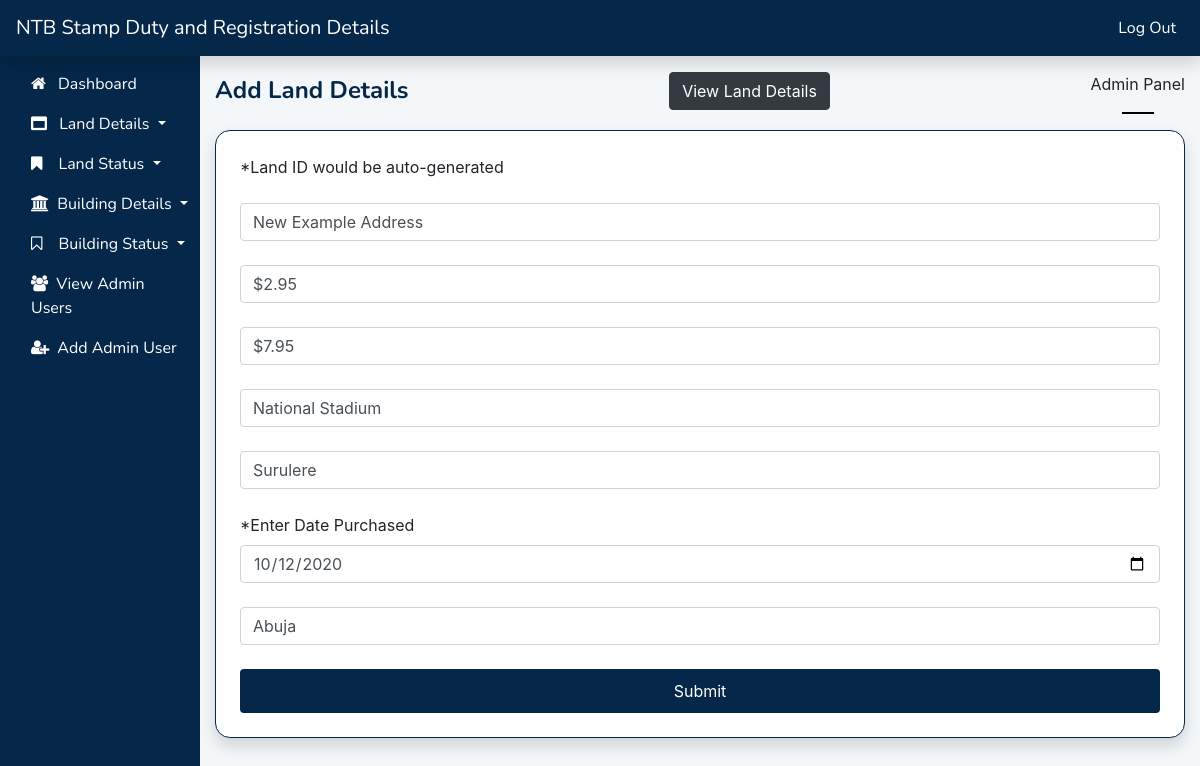
The app's page /addland.php?id=1 (signed in) with its own data.
### tables this page shows
CREATE TABLE `land_details` (
  `id` int(11) NOT NULL,
  `land_id` varchar(255) NOT NULL,
  `address` varchar(255) NOT NULL,
  `cost_when_purchased` varchar(255) NOT NULL,
  `cost_at_present` varchar(255) NOT NULL,
  `landmark` varchar(255) NOT NULL,
  `area` varchar(255) NOT NULL,
  `date_purchased` date NOT NULL DEFAULT current_timestamp(),
  `location` varchar(255) NOT NULL
);

### addland.php (the view, shortened to what this page needs)
<?php
    require('connect_db.php');
    if(isset($_GET['id'])){
        $id = $_GET['id'];
        $query = "SELECT land_id, address, cost_when_purchased, cost_at_present, landmark, area, date_purchased, location FROM land_details WHERE id = '$id'";
        $result = mysqli_query($conn, $query);
        if(mysqli_num_rows($result) == 1){
            while($row = mysqli_fetch_array($result)){
                $land_address = $row['address'];
                $land_cost_wp = $row['cost_when_purchased'];
                $land_cost_ap = $row['cost_at_present'];
                $land_landmark = $row['landmark'];
                $land_area = $row['area'];
                $land_date_pur = $row['date_purchased'];
                $land_location = $row['location'];
            }
        }
    }
?>
<div class="col-md-10 col-sm-9 pt-3 main-body">
    <div class="d-flex justify-content-between">
        <span class="active-page">Add Land Details</span>
        <div><a href="land.php" class="btn btn-dark status-btn text-center">View Land Details</a></div>
        <span>Admin Panel<hr class="hr-line"></span>
    </div>
    <div class="p-4 shadow" style="background-color: #fff; border-radius: 15px; border: 1px solid #052749">
        <form action="land_action.php?id=<?php if(isset($_GET['id'])) echo $_GET['id']; else echo 'new-rec';?>" method="post" name="form-land">
            <label class="pb-3">*Land ID would be auto-generated</label>
            <div class="form-group pb-2">
                <input type="text" class="form-control" id="l-address" name="l-address" placeholder="Enter Land Address" value="<?php if(isset($_GET['id'])) echo $land_address ?>" required>
            </div>
            <div class="form-group pb-2">
                <input type="text" class="form-control" id="l-cost-wp" name="l-cost-wp" placeholder="Enter Cost When Purchased" value="<?php if(isset($_GET['id'])) echo $land_cost_wp ?>" required>
            </div>
            <div class="form-group pb-2">
                <input type="text" class="form-control" id="l-cost-ap" name="l-cost-ap" placeholder="Enter Cost At Present" value="<?php if(isset($_GET['id'])) echo $land_cost_ap ?>" required>
            </div>
            <div class="form-group pb-2">
                <input type="text" class="form-control" id="l-landmark" name="l-landmark" placeholder="Enter Near-By Landmark" value="<?php if(isset($_GET['id'])) echo $land_landmark ?>" required>
            </div>
            <div class="form-group pb-2">
                <input type="text" class="form-control" id="l-area" name="l-area" placeholder="Enter Land Area" value="<?php if(isset($_GET['id'])) echo $land_area ?>" required>
            </div>
            <div class="form-group pb-2">
                <label for="l-date-pur">*Enter Date Purchased</label>
                <input type="date" class="form-control" id="l-date-pur" name="l-date-pur" placeholder="Enter Date Purchased" value="<?php if(isset($_GET['id'])) echo $land_date_pur ?>" required>
            </div>
            <div class="form-group pb-2">
                <input type="text" class="form-control" id="l-location" name="l-location" placeholder="Enter Land Location" value="<?php if(isset($_GET['id'])) echo $land_location ?>" required>
            </div>
            <button type="submit" class="btn btn-submit btn-block p-2">Submit</button>
        </form>
    </div>
</div>

### assets/css/style.css (style rules this page uses)
.hr-line { width: 30px; border: 0.05px solid black; }
.btn-submit { padding: 3px 35px; background: #052749; border: 2px solid #00000000; color: white; }
.nav-header { background-color: #052749; }
.navbar a { color: #fff; font-family: 'Nunito', 'Trebuchet MS', 'Lucida Sans Unicode', 'Lucida Grande', 'Lucida Sans', Arial, sans-serif; }
.side-nav { background-color: #052749; position: fixed; z-index: 1; overflow-x: hidden; height: 100%; }
.active-page { color: #052749; font-weight: bold; font-size: x-large; font-family: 'Nunito', 'Trebuchet MS', 'Lucida Sans Unicode', 'Lucida Grande', 'Lucida Sans', Arial, sans-serif; }
.main-body { margin-left: auto; }

### records on screen
land_details: l-address "New Example Address", l-cost-wp "$2.95", l-cost-ap "$7.95", l-landmark "National Stadium", l-area "Surulere", l-date-pur "10/12/2020", l-location "Abuja"
